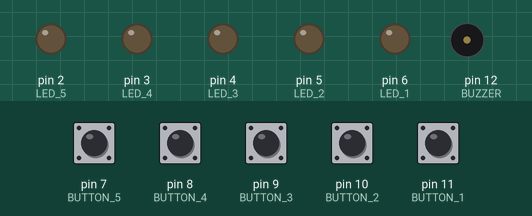
A sketch run on a simulated Arduino Uno, built with avr-gcc and run on an emulated ATmega328P. Shown: output pins drawn as LEDs (lit = HIGH), buzzer (waves = sounding, pin HIGH). The inputs (shaded band) are chosen by the test bench; at power-on: pin 7 (BUTTON_5), pin 8 (BUTTON_4), pin 9 (BUTTON_3), pin 10 (BUTTON_2), pin 11 (BUTTON_1) HIGH.

Above: at 1.2 s.
1.3 s: pin 7 (BUTTON_5) pulled LOW for 0.15 s
At 2.6 s:
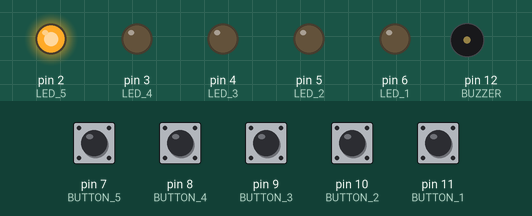
Timing chart, 0 to 8.9 s (numbered marks = the images above; inputs shaded):
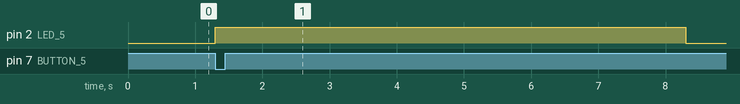

Measured:
- after the input at 1.3 s, pin 2 (LED_5): LOW → HIGH at once, → LOW 7.0 s later

The sketch:

sema.ino
```cpp
// no libraries to include.

// Declaring and assigning LEDs pins of the uno.
int LED_5 = 2;
int LED_4 = 3;
int LED_3 = 4;
int LED_2 = 5;
int LED_1 = 6;

// Declaring and assigning push Buttons pins of the Uno.
int BUTTON_5 = 7;
int BUTTON_4 = 8;
int BUTTON_3 = 9;
int BUTTON_2 = 10;
int BUTTON_1 = 11;


int BUZZER = 12;  // Declaring and assigning Buzzer an Arduino pin.

int press_count=0;  // Declaring and assigning variable for storing the number of button presses.

boolean key_pressed = false;  // Declaring a frag to indicate that a button is pressed.


void setup() {
  // Declaring LED pins as OUTPUT pin.
  pinMode(LED_1,OUTPUT);
  pinMode(LED_2,OUTPUT);
  pinMode(LED_3,OUTPUT);
  pinMode(LED_4,OUTPUT);
  pinMode(LED_5,OUTPUT);

  // Declaring Button pins as INPUT pins and activating their pullup Resistors
  // The buttons function as active LOW. (this elliminates the use of external pull up resistors)
  pinMode(BUTTON_1,INPUT_PULLUP);
  pinMode(BUTTON_2,INPUT_PULLUP);
  pinMode(BUTTON_3,INPUT_PULLUP);
  pinMode(BUTTON_4,INPUT_PULLUP);
  pinMode(BUTTON_5,INPUT_PULLUP);

  //Declaring the buzzer pin an OUTPUT pin
  pinMode(BUZZER,OUTPUT);
}

void loop() {


   key_pressed = false; // Reseting key_pressed frag to false(no one has pressed the button yet).


   // Checking for button_1 state, turning on the LED_1 and turn the key_pressed frag to true if pressed(LOW).
   if(digitalRead(BUTTON_1)==LOW ){
     digitalWrite(LED_1,1);
     key_pressed = true;
   }

   // Checking for button_2 state, turning on the LED_2 and turn the key_pressed frag to true if pressed(LOW).
   if(digitalRead(BUTTON_2)==LOW ){
     digitalWrite(LED_2,1);
     key_pressed = true;
   }

   // Checking for button_3 state, turning on the LED_3 and turn the key_pressed frag to true if pressed(LOW).
   if(digitalRead(BUTTON_3)==LOW ){
      digitalWrite(LED_3,1);
      key_pressed = true;
   }

   // Checking for button_4 state, turning on the LED_4 and turn the key_pressed frag to true if pressed(LOW).
   if(digitalRead(BUTTON_4)==LOW ){
     digitalWrite(LED_4,1);
     key_pressed = true;
   }

   // Checking for button_5 state, turning on the LED_5 and turn the key_pressed frag to true if pressed(LOW).
   if(digitalRead(BUTTON_5)==LOW ){
     digitalWrite(LED_5,1);
     key_pressed = true;
   }

   // Delaying the On state of any activated LED for 7s and increamenting the press_count by 1 count.
   if(key_pressed == true){
     delay(7000);
     press_count ++;
   }

   // Turning  any activated LED Off after 7s.
    digitalWrite(LED_1,0);
    digitalWrite(LED_2,0);
    digitalWrite(LED_3,0);
    digitalWrite(LED_4,0);
    digitalWrite(LED_5,0);

   // Activating the buzzer for 5s after 10 presses on the Push button.
   if(press_count == 10){
     tone(BUZZER,200);
     delay(5000);
     noTone(BUZZER);
     press_count = 0;
   }

}
```
